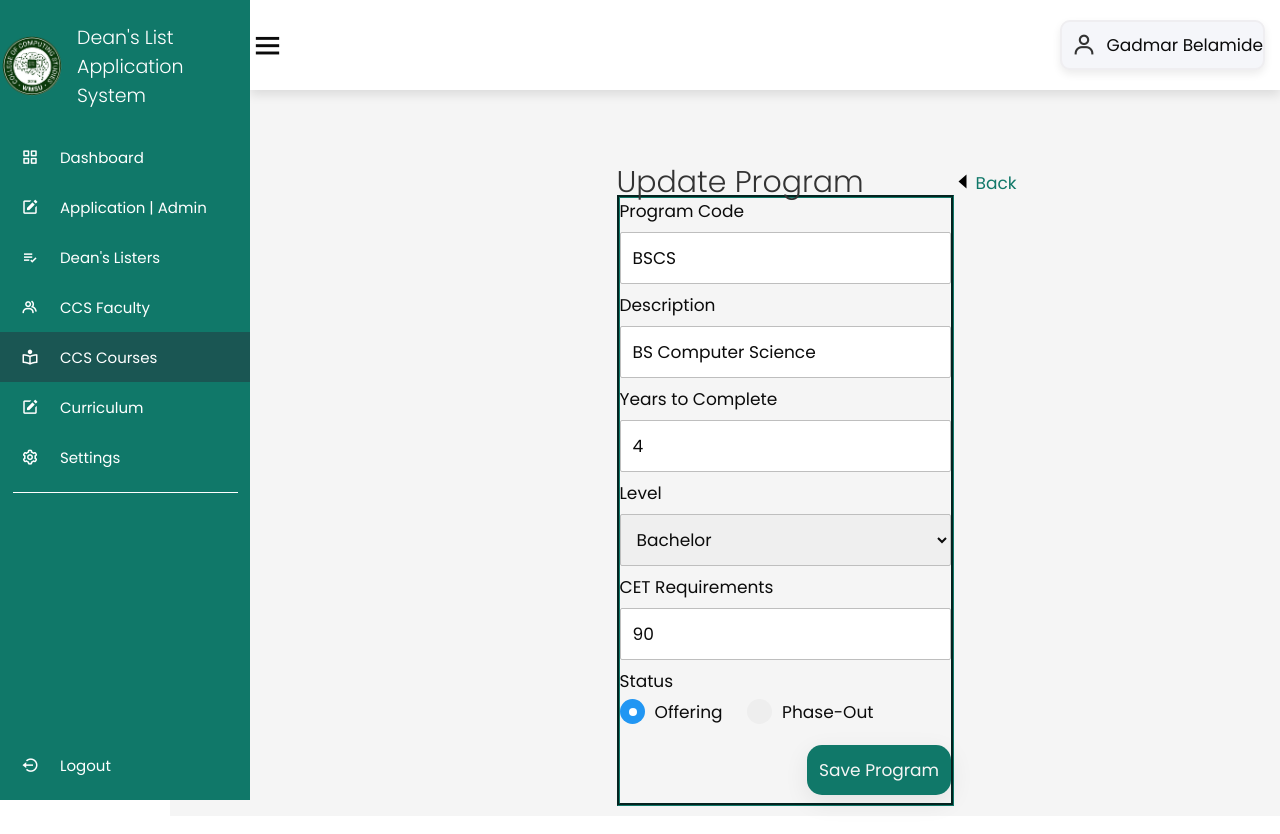
Page /programs/editprogram.php?id=1 (signed in) on the committed database.
### tables this page shows
CREATE TABLE `programs` (
  `id` int(11) NOT NULL,
  `code` varchar(255) NOT NULL,
  `description` varchar(255) NOT NULL,
  `years` int(11) NOT NULL,
  `level` varchar(255) NOT NULL,
  `cet` double NOT NULL,
  `status` varchar(20) NOT NULL,
  `created_at` timestamp NOT NULL DEFAULT current_timestamp(),
  `updated_at` timestamp NOT NULL DEFAULT current_timestamp() ON UPDATE current_timestamp()
);

### class/program.class.php (called while the page is built, shortened)
<?php
require_once 'database.php';
Class Program{
    protected $db;
    function __construct()
    {
        $this->db = new Database();
    }
    function fetch($record_id){
        $sql = "SELECT * FROM programs WHERE id = :id;";
        $query=$this->db->connect()->prepare($sql);
        $query->bindParam(':id', $record_id);
        if($query->execute()){
            $data = $query->fetch();
        }
        return $data;
    }
}
?>

### class/database.php (called while the page is built)
<?php
class Database{
    private $host = 'localhost';
    private $database = 'u237957316_deanlist';
    private $username = 'u237957316_deanlist';
    private $password = 'U=lGFvA2ii3';
    protected $connection;
    function connect(){
        try
			{
				$this->connection = new PDO("mysql:host=$this->host;dbname=$this->database",
											$this->username, $this->password);
			}
			catch (PDOException $e)
			{
				echo "Connection error " . $e->getMessage();
			}
        return $this->connection;
    }
}
?>

### programs/editprogram.php (the view, shortened to what this page needs)
<?php
    require_once '../class/program.class.php';
    $program = new Program;
    if(isset($_POST['save'])){
        $program->id = $_POST['program-id'];
        $program->code = htmlentities($_POST['code']);
        $program->old_code = htmlentities($_POST['old-code']);
        $program->description = htmlentities($_POST['description']);
        $program->years = $_POST['years'];
        $program->level = $_POST['level'];
        $program->cet = htmlentities($_POST['cet']);
        $program->status = 'Not Set';
        if(isset($_POST['status'])){
            $program->status = $_POST['status'];
        }
        if(validate_add_program($_POST)){
            if($program->edit()){
                header('location: programs.php');
            }
        }
    }else{
        if ($program->fetch($_GET['id'])){
            $data = $program->fetch($_GET['id']);
            $program->code = $data['code'];
            $program->description = $data['description'];
            $program->years = $data['years'];
            $program->level = $data['level'];
            $program->cet = $data['cet'];
        }
    }
?>
<!DOCTYPE html>
<html lang="en">
<head>
    <link rel="stylesheet" href="https://cdn.jsdelivr.net/npm/boxicons@latest/css/boxicons.min.css">
    <link href="../css/style.css" rel="stylesheet">
    <link rel="stylesheet" href="//code.jquery.com/ui/1.13.2/themes/base/jquery-ui.css">
</head>
<body>
    <div class="side-bar">
        <br>
        <div class="logo-details">
            <img class="logo" style="margin-left:2px"src="ccslogo.png" width ="55" height = "60">
            <span class="logo-name">Dean's List Application <br> System</span>
		</div>
        <br>
        <ul class="nav-links">
            <li>
                <a href="../dashboard/dashboard.php">
                    <i class='bx bx-grid-alt' ></i>
                    <span class="links-name">Dashboard</span>
                </a>
            </li>
            <?php if ($_SESSION['user_type'] == 'admin') { ?>
                <li>
                    <a href="../apply/admin-application.php">
                        <i class='bx bxs-edit'></i>
                        <span class="links-name">Application | Admin</span>
                    </a>
                </li>
            <?php } ?>
            <li>
                <a href="../listers/listers.php">
                <i class='bx bx-list-check'></i>
                    <span class="links-name">Dean's Listers</span>
                </a>
            </li>
            <li>
                <a href="../faculty/faculty.php">
                    <i class='bx bx-group' ></i>
                    <span class="links-name">CCS Faculty</span>
                </a>
            </li>
            <li>
                <a href="../programs/programs.php" class="active">
                    <i class='bx bx-book-reader'></i>
                    <span class="links-name">CCS Courses</span>
                </a>
            </li>
            <?php if($_SESSION['user_type'] == 'admin') { ?>
            <li>
                <a href="../curriculum/curriculum.php">
                <i class='bx bxs-edit'></i>
                    <span class="links-name">Curriculum</span>
                </a>
            </li>
            <?php } ?>
            <?php if ($_SESSION['user_type'] == 'admin') { ?>
            <li>
                <a href="../settings/settings.php">
                    <i class='bx bx-cog'></i>
                    <span class="links-name">Settings</span>
                </a>
            </li>
            <?php } ?>
            <hr class="line">
            <li id="logout-link">
                <a class="logout-link" href="../login/logout.php" title="Logout">
                    <i class='bx bx-log-out-circle'></i>
                    <span class="links-name">Logout</span>
                </a>
            </li>
        </ul>
    </div>
    <section class="home-section">
        <nav>
            <div class="side-bar-button">
                <i class='bx bx-menu small'></i>
            </div>
            <div class="profile-details">
                <i class='bx bx-user'></i>
                <?php echo '<span class="admin-name">'.$_SESSION['user_firstname'].' '.$_SESSION['user_lastname'].'</span>'; ?>
            </div>
        </nav>
        <div class="home-content">
        <div class="table-container">
            <div class="table-heading form-size">
                <h3 class="table-title">Update Program</h3>
                <a class="back" href="programs.php"><i class='bx bx-caret-left'></i>Back</a>
            </div>
            <div class="add-form-container">
                <form class="add-form" action="editprogram.php" method="post">
                    <label for="code">Program Code</label>
                    <input type="text" id="code" name="code" required placeholder="Enter Program Code" value="<?php if(isset($_POST['code'])) { echo $_POST['code']; } else { echo $program->code; }?>">
                    <label for="description">Description</label>
                    <input type="text" id="description" name="description" required placeholder="Enter Program Description" value="<?php if(isset($_POST['description'])) { echo $_POST['description']; } else { echo $program->description; }?>">
                    <label for="years">Years to Complete</label>
                    <input type="number" id="years" min="1" max="5" name="years" required value="<?php if(isset($_POST['years'])) { echo $_POST['years']; } else { echo $program->years; }?>">
                    <label for="level">Level</label>
                    <select name="level" id="level">
                        <option value="Bachelor" <?php if(isset($_POST['level'])) { if ($_POST['level'] == 'Bachelor') echo ' selected="selected"'; } elseif ($program->level == 'Bachelor') echo ' selected="selected"'; ?>>Bachelor</option>
                    </select>
                    <label for="cet">CET Requirements</label>
                    <input type="text" id="cet" step="any" name="cet" required value="<?php if(isset($_POST['cet'])) { echo $_POST['cet']; } else { echo $program->cet; } ?>">
                    <div>
                        <label for="status">Status</label><br>
                        <label class="container" for="Offering">Offering
                            <span class="checkmark"></span>
                        </label>
                        <label class="container" for="Phase-Out">Phase-Out
                            <span class="checkmark"></span>
                        </label>
                    </div>
                    <input type="submit" class="button" value="Save Program" name="save" id="save">
                </form>
            </div>
        </div>
    </div>
</body>
</html>

### rows in the picture
programs: code "BSCS", description "BS Computer Science", years "4", level "Bachelor", cet "90"

### other values in the picture
$_SESSION['user_firstname'] "Gadmar"
$_SESSION['user_lastname'] "Belamide"
